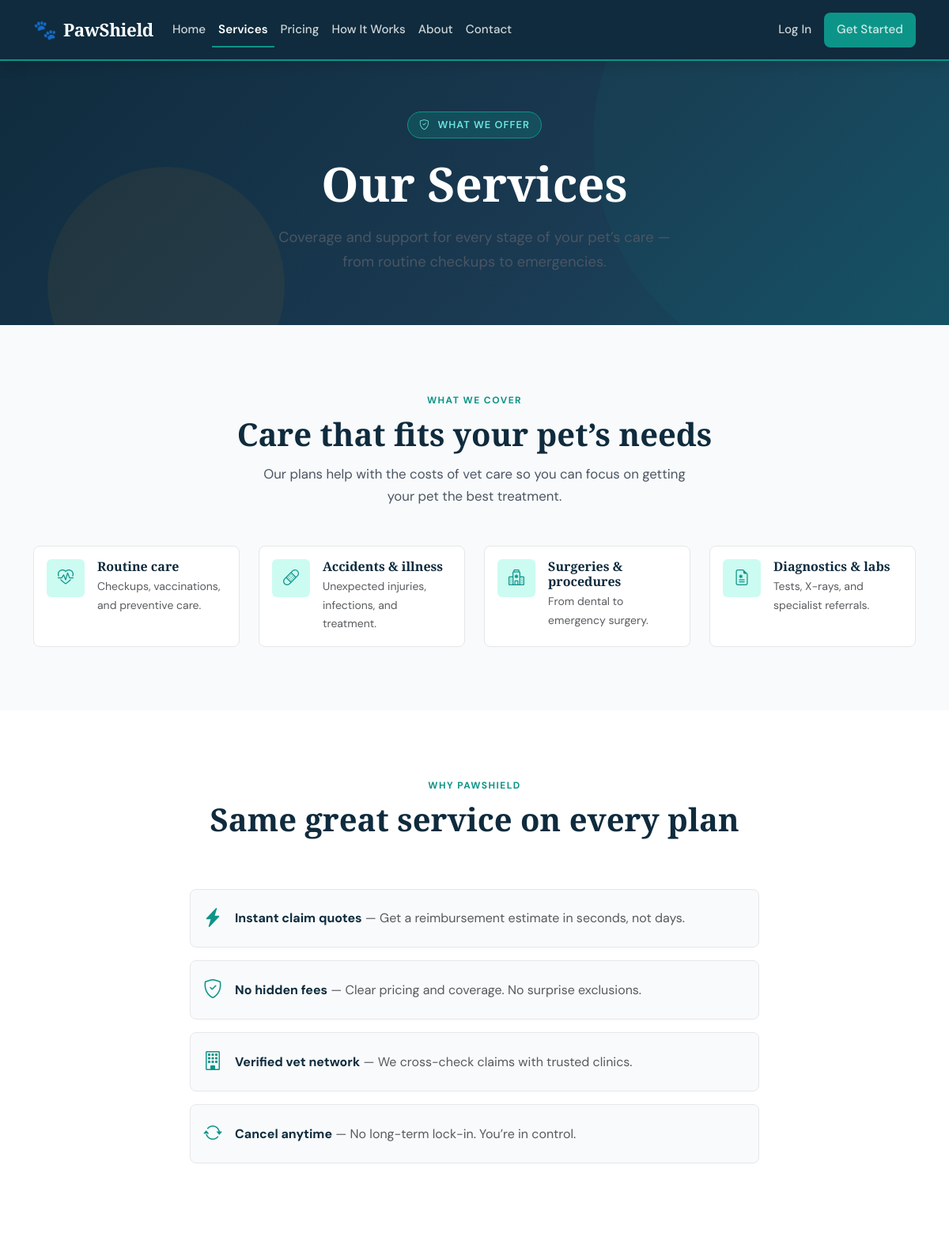
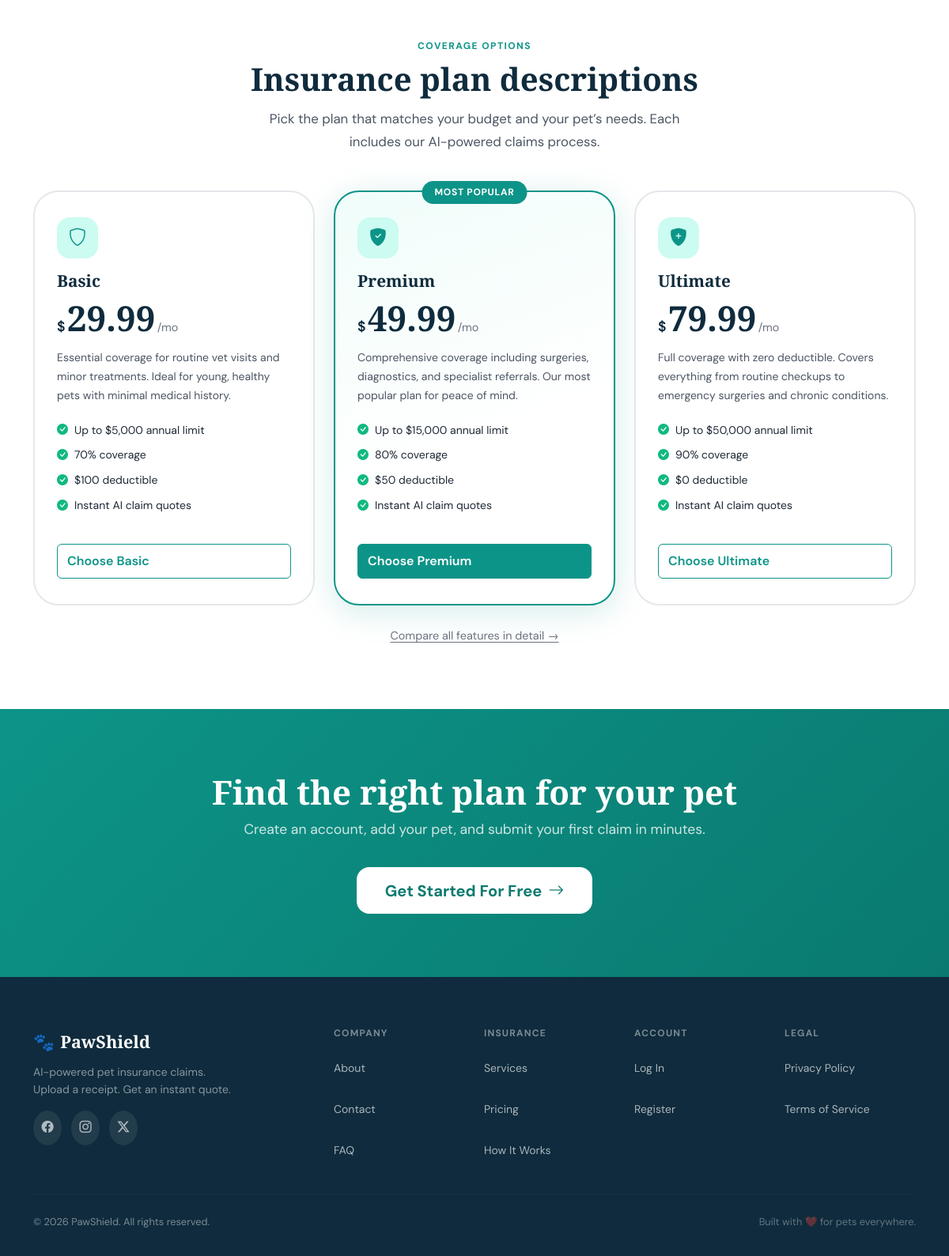
Screenshot of /pages/services.php with the database file from the repository (2 pictures, top to bottom).
### tables this page shows
CREATE TABLE IF NOT EXISTS insurance_plans (
    id              INT AUTO_INCREMENT PRIMARY KEY,
    name            VARCHAR(100) NOT NULL,
    description     TEXT DEFAULT NULL,
    monthly_premium DECIMAL(8,2) NOT NULL,
    annual_limit    DECIMAL(10,2) NOT NULL,
    deductible      DECIMAL(8,2) NOT NULL,
    coverage_pct    DECIMAL(5,2) NOT NULL,
    is_active       TINYINT(1) NOT NULL DEFAULT 1,
    created_at      DATETIME NOT NULL DEFAULT CURRENT_TIMESTAMP
);

### config/constants.php (called while the page is built, shortened)
<?php
function base_path() {
    return htmlspecialchars(BASE_PATH, ENT_QUOTES, 'UTF-8');
}

### pages/services.php (the view, shortened to what this page needs)
<?php
require_once __DIR__ . '/../config/constants.php';
require_once __DIR__ . '/../config/database.php';
$plans = [];
if ($db instanceof PDO) {
    $stmt = $db->query("SELECT * FROM insurance_plans WHERE is_active = 1 ORDER BY monthly_premium ASC");
    $plans = $stmt->fetchAll();
}
$planIcons = ['bi-shield', 'bi-shield-fill-check', 'bi-shield-fill-plus'];
$planFeatured = [false, true, false];
?>
<!DOCTYPE html>
<html lang="en">
<head>
    <link rel="stylesheet" href="https://cdn.jsdelivr.net/npm/bootstrap@5.3.3/dist/css/bootstrap.min.css">
    <link rel="stylesheet" href="https://cdn.jsdelivr.net/npm/bootstrap-icons@1.11.3/font/bootstrap-icons.min.css">
    <link rel="stylesheet" href="<?= base_path() ?>/assets/css/style.css">
    <link rel="stylesheet" href="<?= base_path() ?>/assets/css/accessibility.css">
</head>
<body>
<?php require_once __DIR__ . '/../includes/navbar.php'; ?>
<main id="main-content">
    <section class="hero-section hero-section--short" aria-labelledby="services-hero-heading">
        <div class="hero-bg-shapes" aria-hidden="true">
            <div class="hero-shape hero-shape-1"></div>
            <div class="hero-shape hero-shape-2"></div>
        </div>
        <div class="container hero-content">
            <div class="row justify-content-center text-center">
                <div class="col-lg-8">
                    <span class="hero-badge">
                        <i class="bi bi-shield-check me-1" aria-hidden="true"></i>What We Offer
                    </span>
                    <h1 id="services-hero-heading" class="hero-heading">
                        Our Services
                    </h1>
                    <p class="hero-subtitle mb-0 text-center mx-auto" style="max-width: 32rem;">
                        Coverage and support for every stage of your pet’s care — from routine checkups to emergencies.
                    </p>
                </div>
            </div>
        </div>
    </section>
    <section class="py-6" style="background: var(--ps-off-white);" aria-labelledby="cover-heading">
        <div class="container">
            <div class="section-header text-center mb-5">
                <span class="section-label">What We Cover</span>
                <h2 id="cover-heading" class="section-title">Care that fits your pet’s needs</h2>
                <p class="section-subtitle">
                    Our plans help with the costs of vet care so you can focus on getting your pet the best treatment.
                </p>
            </div>
            <div class="row g-4 services-cover-cards">
                <div class="col-sm-6 col-lg-3">
                    <div class="cover-card d-flex gap-3 p-3 rounded-3 h-100" style="background: var(--ps-white); border: 1px solid var(--ps-gray-200);">
                        <div class="flex-shrink-0 rounded-2 d-flex align-items-center justify-content-center" style="width:48px;height:48px;background:var(--ps-teal-light);">
                            <i class="bi bi-heart-pulse" style="color:var(--ps-teal); font-size:1.25rem;"></i>
                        </div>
                        <div>
                            <h3 class="h6 fw-bold mb-1" style="color:var(--ps-navy);">Routine care</h3>
                            <p class="small text-muted mb-0">Checkups, vaccinations, and preventive care.</p>
                        </div>
                    </div>
                </div>
                <div class="col-sm-6 col-lg-3">
                    <div class="cover-card cover-card--2 d-flex gap-3 p-3 rounded-3 h-100" style="background: var(--ps-white); border: 1px solid var(--ps-gray-200);">
                        <div class="flex-shrink-0 rounded-2 d-flex align-items-center justify-content-center" style="width:48px;height:48px;background:var(--ps-teal-light);">
                            <i class="bi bi-bandaid" style="color:var(--ps-teal); font-size:1.25rem;"></i>
                        </div>
                        <div>
                            <h3 class="h6 fw-bold mb-1" style="color:var(--ps-navy);">Accidents & illness</h3>
                            <p class="small text-muted mb-0">Unexpected injuries, infections, and treatment.</p>
                        </div>
                    </div>
                </div>
                <div class="col-sm-6 col-lg-3">
                    <div class="cover-card cover-card--3 d-flex gap-3 p-3 rounded-3 h-100" style="background: var(--ps-white); border: 1px solid var(--ps-gray-200);">
                        <div class="flex-shrink-0 rounded-2 d-flex align-items-center justify-content-center" style="width:48px;height:48px;background:var(--ps-teal-light);">
                            <i class="bi bi-hospital" style="color:var(--ps-teal); font-size:1.25rem;"></i>
                        </div>
                        <div>
                            <h3 class="h6 fw-bold mb-1" style="color:var(--ps-navy);">Surgeries & procedures</h3>
                            <p class="small text-muted mb-0">From dental to emergency surgery.</p>
                        </div>
                    </div>
                </div>
                <div class="col-sm-6 col-lg-3">
                    <div class="cover-card cover-card--4 d-flex gap-3 p-3 rounded-3 h-100" style="background: var(--ps-white); border: 1px solid var(--ps-gray-200);">
                        <div class="flex-shrink-0 rounded-2 d-flex align-items-center justify-content-center" style="width:48px;height:48px;background:var(--ps-teal-light);">
                            <i class="bi bi-file-earmark-medical" style="color:var(--ps-teal); font-size:1.25rem;"></i>
                        </div>
                        <div>
                            <h3 class="h6 fw-bold mb-1" style="color:var(--ps-navy);">Diagnostics & labs</h3>
                            <p class="small text-muted mb-0">Tests, X-rays, and specialist referrals.</p>
                        </div>
                    </div>
                </div>
            </div>
        </div>
    </section>
    <section class="py-6" aria-labelledby="why-heading">
        <div class="container">
            <div class="section-header text-center mb-5">
                <span class="section-label">Why PawShield</span>
                <h2 id="why-heading" class="section-title">Same great service on every plan</h2>
            </div>
            <div class="row g-3 justify-content-center" style="max-width: 720px; margin: 0 auto;">
                <div class="col-12 d-flex align-items-center gap-3 p-3 rounded-3" style="background: var(--ps-off-white); border: 1px solid var(--ps-gray-200);">
                    <i class="bi bi-lightning-charge-fill flex-shrink-0" style="font-size:1.5rem; color:var(--ps-teal);"></i>
                    <div>
                        <strong style="color:var(--ps-navy);">Instant claim quotes</strong>
                        <span class="text-muted"> — Get a reimbursement estimate in seconds, not days.</span>
                    </div>
                </div>
                <div class="col-12 d-flex align-items-center gap-3 p-3 rounded-3" style="background: var(--ps-off-white); border: 1px solid var(--ps-gray-200);">
                    <i class="bi bi-shield-check flex-shrink-0" style="font-size:1.5rem; color:var(--ps-teal);"></i>
                    <div>
                        <strong style="color:var(--ps-navy);">No hidden fees</strong>
                        <span class="text-muted"> — Clear pricing and coverage. No surprise exclusions.</span>
                    </div>
                </div>
                <div class="col-12 d-flex align-items-center gap-3 p-3 rounded-3" style="background: var(--ps-off-white); border: 1px solid var(--ps-gray-200);">
                    <i class="bi bi-building flex-shrink-0" style="font-size:1.5rem; color:var(--ps-teal);"></i>
                    <div>
                        <strong style="color:var(--ps-navy);">Verified vet network</strong>
                        <span class="text-muted"> — We cross-check claims with trusted clinics.</span>
                    </div>
                </div>
                <div class="col-12 d-flex align-items-center gap-3 p-3 rounded-3" style="background: var(--ps-off-white); border: 1px solid var(--ps-gray-200);">
                    <i class="bi bi-arrow-repeat flex-shrink-0" style="font-size:1.5rem; color:var(--ps-teal);"></i>
                    <div>
                        <strong style="color:var(--ps-navy);">Cancel anytime</strong>
                        <span class="text-muted"> — No long-term lock-in. You’re in control.</span>
                    </div>
                </div>
            </div>
        </div>
    </section>
    <section class="py-6" aria-labelledby="plans-heading">
        <div class="container">
            <div class="section-header text-center mb-5">
                <span class="section-label">Coverage Options</span>
                <h2 id="plans-heading" class="section-title">Insurance plan descriptions</h2>
                <p class="section-subtitle">
                    Pick the plan that matches your budget and your pet’s needs. Each includes our AI-powered claims process.
                </p>
            </div>
            <div class="row g-4 justify-content-center">
                <?php foreach ($plans as $i => $plan):
                    $featured = $planFeatured[$i] ?? false;
                    $icon = $planIcons[$i] ?? 'bi-shield';
                ?>
                <div class="col-md-6 col-lg-4">
                    <div class="plan-card <?= $featured ? 'plan-card--featured' : '' ?>" role="article">
                        <?php if ($featured): ?><div class="plan-badge">Most Popular</div><?php endif; ?>
                        <div class="plan-icon" aria-hidden="true">
                            <i class="bi <?= $icon ?>"></i>
                        </div>
                        <h3 class="plan-name"><?= htmlspecialchars($plan['name'], ENT_QUOTES, 'UTF-8') ?></h3>
                        <div class="plan-price">
                            <span class="price-dollar">$</span>
                            <span class="price-amount"><?= number_format((float)$plan['monthly_premium'], 2) ?></span>
                            <span class="price-period">/mo</span>
                        </div>
                        <p class="plan-desc"><?= htmlspecialchars($plan['description'], ENT_QUOTES, 'UTF-8') ?></p>
                        <ul class="plan-features">
                            <li><i class="bi bi-check-circle-fill text-success"></i> Up to $<?= number_format((float)$plan['annual_limit']) ?> annual limit</li>
                            <li><i class="bi bi-check-circle-fill text-success"></i> <?= number_format((float)$plan['coverage_pct']) ?>% coverage</li>
                            <li><i class="bi bi-check-circle-fill text-success"></i> $<?= number_format((float)$plan['deductible']) ?> deductible</li>
                            <li><i class="bi bi-check-circle-fill text-success"></i> Instant AI claim quotes</li>
                        </ul>
                        <a href="<?= base_path() ?>/auth/register.php"
                           class="btn <?= $featured ? 'btn-primary' : 'btn-outline-primary' ?> w-100 mt-3">
                            Choose <?= htmlspecialchars($plan['name'], ENT_QUOTES, 'UTF-8') ?>
                        </a>
                    </div>
                </div>
                <?php endforeach; ?>
            </div>
            <div class="text-center mt-4">
                <a href="<?= base_path() ?>/pages/pricing.php" class="link-muted">Compare all features in detail →</a>
            </div>
        </div>
    </section>
    <section class="cta-section py-6" aria-labelledby="services-cta-heading">
        <div class="container text-center">
            <h2 id="services-cta-heading" class="cta-title">Find the right plan for your pet</h2>
            <p class="cta-subtitle">Create an account, add your pet, and submit your first claim in minutes.</p>
            <a href="<?= base_path() ?>/auth/register.php" class="btn btn-cta btn-lg">
                Get Started For Free <i class="bi bi-arrow-right ms-2" aria-hidden="true"></i>
            </a>
        </div>
    </section>
</main>
<?php require_once __DIR__ . '/../includes/footer.php'; ?>

### assets/css/accessibility.css (style rules this page uses)
.text-muted, .hero-subtitle, .section-subtitle, .plan-desc, .step-desc, .service-desc, .value-desc, .team-bio, .faq-answer { color: #4B5563; }
.btn, .nav-link, .footer-links a, .footer-socials a, .contact-social a { min-height: 44px; display: inline-flex; align-items: center; }
main a:not(.btn):not(.nav-link):not(.navbar-brand):not(.skip-link) { text-decoration: underline; text-underline-offset: 3px; }

### rows the page displays
insurance_plans: name "Basic", monthly_premium "29.99", description "Essential coverage for routine vet visits and minor treatments. Ideal for young, healthy pets with minimal medical history.", annual_limit "5,000", coverage_pct "70", deductible "100"
insurance_plans: shows "MOST POPULAR", name "Premium", monthly_premium "49.99", description "Comprehensive coverage including surgeries, diagnostics, and specialist referrals. Our most popular plan for peace of mind.", annual_limit "15,000", coverage_pct "80", deductible "50"
insurance_plans: name "Ultimate", monthly_premium "79.99", description "Full coverage with zero deductible. Covers everything from routine checkups to emergency surgeries and chronic conditions.", annual_limit "50,000", coverage_pct "90", deductible "0"
